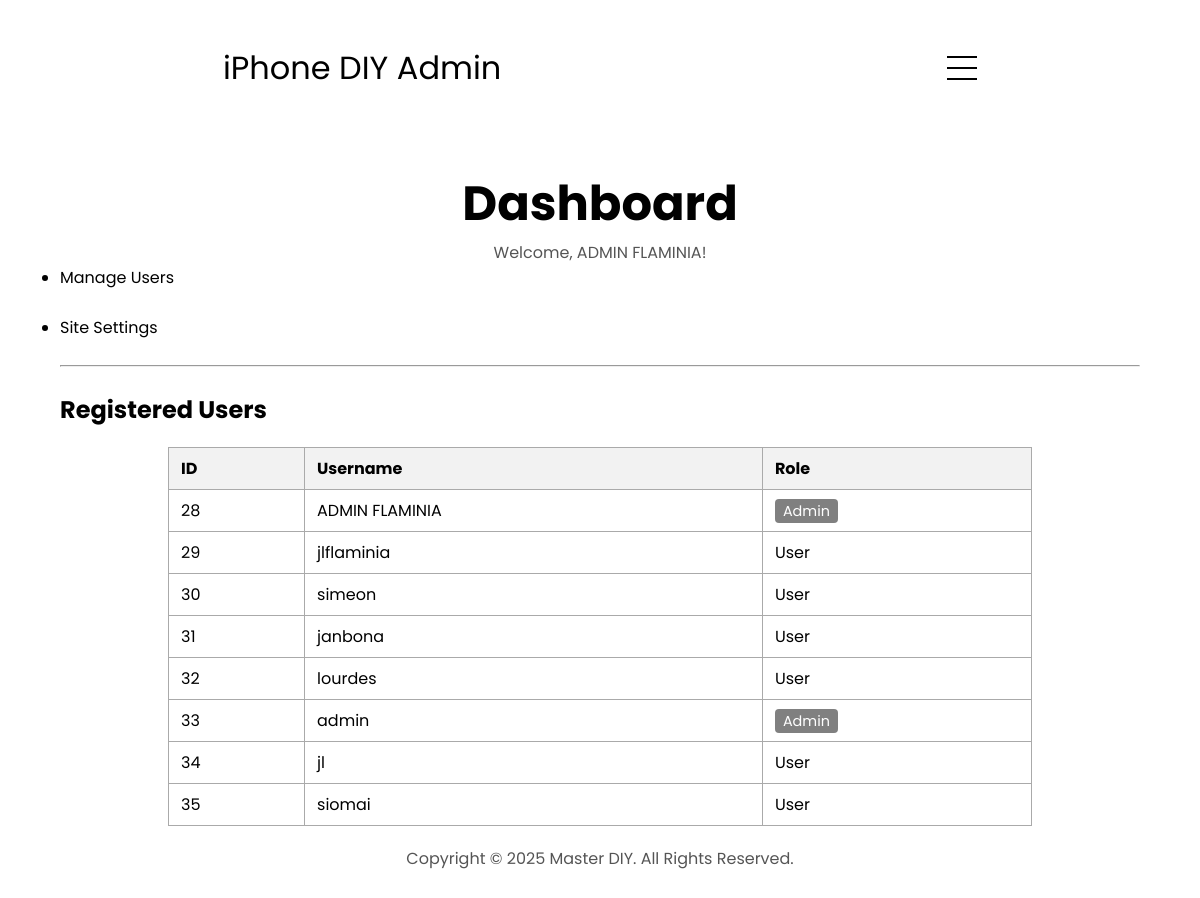
/admin.php (signed in), run on an earlier commit of the app's database.
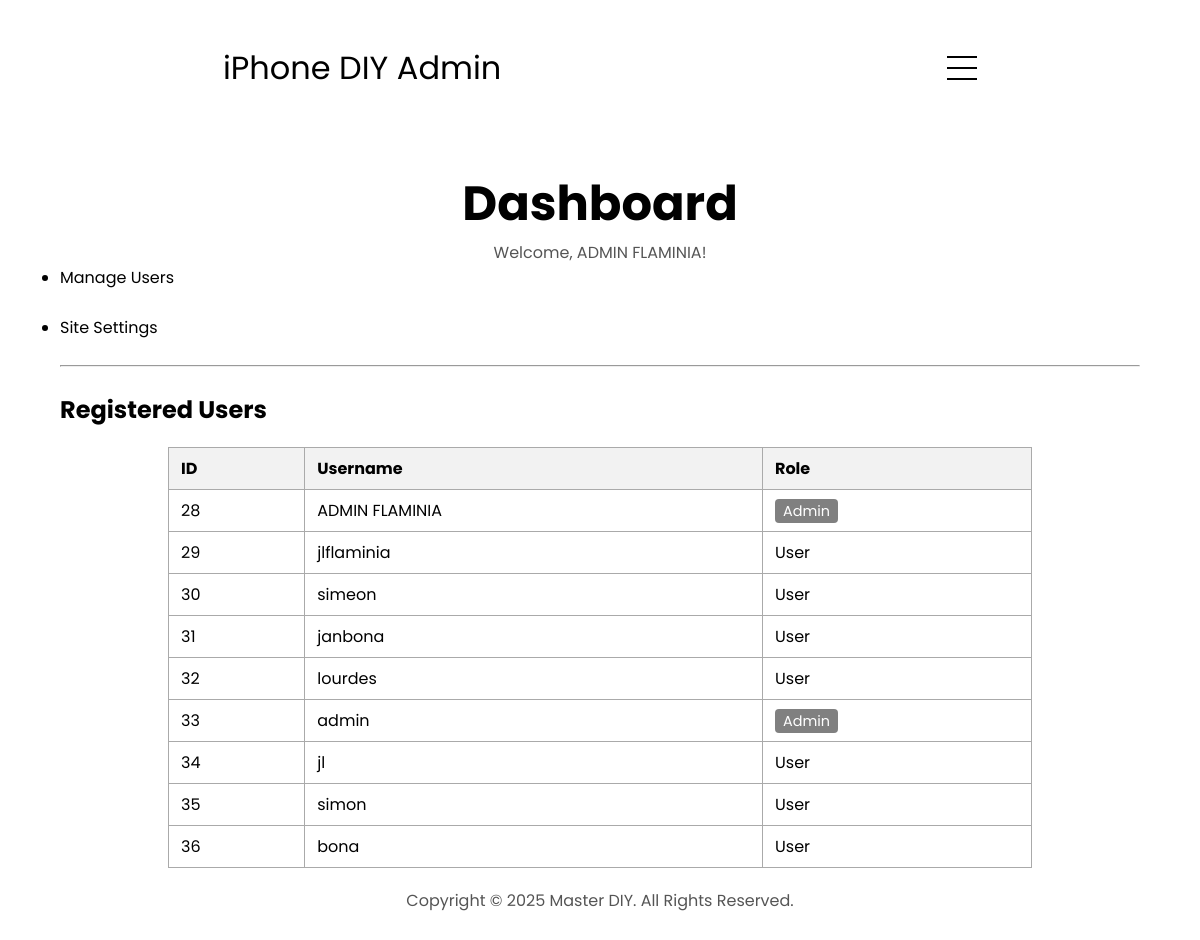
And on a later commit of the database.
### tables this page shows
CREATE TABLE `users` (
  `id` int(11) NOT NULL,
  `username` varchar(50) NOT NULL,
  `password` varchar(255) NOT NULL,
  `usertype` varchar(50) NOT NULL DEFAULT 'user'
);

### admin.php (the view, shortened to what this page needs)
<?php
$host = 'localhost';
$db = 'masterdiy';
$user = 'root';
$pass = '';
$conn = new mysqli($host, $user, $pass, $db);
$query = "SELECT id, username, usertype FROM users";
$result = $conn->query($query);
?>
<!DOCTYPE html>
<html lang="en">
<head>
    <link rel="stylesheet" href="css/style.css" />
    <link rel="stylesheet" href="css/mediaqueries.css" />
</head>
<body>
    <nav id="hamburger-nav">
      <div class="logo">iPhone DIY Admin</div>
      <div class="hamburger-menu">
        <div class="hamburger-icon" onclick="toggleMenu()">
          <span></span>
          <span></span>
          <span></span>
        </div>
      </div>
    </nav>
    <section id="admin-dashboard">
        <h1 class="title">Dashboard</h1>
        <p class="section__text__p1">Welcome, <?php echo htmlspecialchars($_SESSION['username']); ?>!</p>
        <div class="admin-actions">
            <ul>
                <li><a href="#">Manage Users</a></li>
                <br/>
                <li><a href="#">Site Settings</a></li>
            </ul>
            <br/>
        </div>
        <hr>
        <br/>
        <h2>Registered Users</h2>
        <table>
            <tr>
                <th>ID</th>
                <th>Username</th>
                <th>Role</th>
            </tr>
            <?php if ($result && $result->num_rows > 0): ?>
                <?php while($row = $result->fetch_assoc()): ?>
                    <tr>
                        <td><?php echo htmlspecialchars($row['id']); ?></td>
                        <td><?php echo htmlspecialchars($row['username']); ?></td>
                        <td>
                            <?php echo ($row['usertype'] === 'admin') ? '<span class="admin-badge">Admin</span>' : 'User'; ?>
                        </td>
                    </tr>
                <?php endwhile; ?>
            <?php else: ?>
                <tr><td colspan="3">No users found.</td></tr>
            <?php endif; ?>
        </table>
    </section>
    <footer>
        <p>Copyright &#169; 2025 Master DIY. All Rights Reserved.</p>
    </footer>
</body>
</html>

What changed in the data, as far as the page shows it:
changed users id 35: username "siomai" → "simon"
added users: id "36", username "bona", usertype "User"
